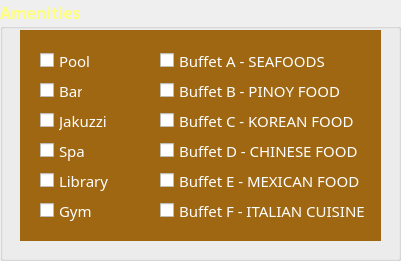
  <widget class="QGroupBox" name="groupBox_3">
   <property name="geometry">
    <rect>
     <x>20</x>
     <y>300</y>
     <width>401</width>
     <height>261</height>
    </rect>
   </property>
   <property name="palette">
    <palette>
     <active>
      <colorrole role="WindowText">
       <brush brushstyle="SolidPattern">
        <color alpha="255">
         <red>255</red>
         <green>255</green>
         <blue>127</blue>
        </color>
       </brush>
      </colorrole>
     </active>
     <inactive>
      <colorrole role="WindowText">
       <brush brushstyle="SolidPattern">
        <color alpha="255">
         <red>255</red>
         <green>255</green>
         <blue>127</blue>
        </color>
       </brush>
      </colorrole>
     </inactive>
     <disabled>
      <colorrole role="WindowText">
       <brush brushstyle="SolidPattern">
        <color alpha="255">
         <red>120</red>
         <green>120</green>
         <blue>120</blue>
        </color>
       </brush>
      </colorrole>
     </disabled>
    </palette>
   </property>
   <property name="font">
    <font>
     <family>Century Gothic</family>
     <pointsize>12</pointsize>
     <weight>75</weight>
     <bold>true</bold>
    </font>
   </property>
   <property name="title">
    <string>Amenities</string>
   </property>
   <widget class="QLabel" name="label_11">
    <property name="geometry">
     <rect>
      <x>20</x>
      <y>30</y>
      <width>361</width>
      <height>211</height>
     </rect>
    </property>
    <property name="palette">
     <palette>
      <active>
       <colorrole role="Base">
        <brush brushstyle="SolidPattern">
         <color alpha="255">
          <red>255</red>
          <green>255</green>
          <blue>255</blue>
         </color>
        </brush>
       </colorrole>
       <colorrole role="Window">
        <brush brushstyle="SolidPattern">
         <color alpha="255">
          <red>159</red>
          <green>103</green>
          <blue>18</blue>
         </color>
        </brush>
       </colorrole>
      </active>
      <inactive>
       <colorrole role="Base">
        <brush brushstyle="SolidPattern">
         <color alpha="255">
          <red>255</red>
          <green>255</green>
          <blue>255</blue>
         </color>
        </brush>
       </colorrole>
       <colorrole role="Window">
        <brush brushstyle="SolidPattern">
         <color alpha="255">
          <red>159</red>
          <green>103</green>
          <blue>18</blue>
         </color>
        </brush>
       </colorrole>
      </inactive>
      <disabled>
       <colorrole role="Base">
        <brush brushstyle="SolidPattern">
         <color alpha="255">
          <red>159</red>
          <green>103</green>
          <blue>18</blue>
         </color>
        </brush>
       </colorrole>
       <colorrole role="Window">
        <brush brushstyle="SolidPattern">
         <color alpha="255">
          <red>159</red>
          <green>103</green>
          <blue>18</blue>
         </color>
        </brush>
       </colorrole>
      </disabled>
     </palette>
    </property>
    <property name="autoFillBackground">
     <bool>true</bool>
    </property>
    <property name="text">
     <string/>
    </property>
   </widget>
   <widget class="QCheckBox" name="cbBar">
    <property name="geometry">
     <rect>
      <x>40</x>
      <y>80</y>
      <width>43</width>
      <height>21</height>
     </rect>
    </property>
    <property name="palette">
     <palette>
      <active>
       <colorrole role="WindowText">
        <brush brushstyle="SolidPattern">
         <color alpha="255">
          <red>255</red>
          <green>255</green>
          <blue>255</blue>
         </color>
        </brush>
       </colorrole>
      </active>
      <inactive>
       <colorrole role="WindowText">
        <brush brushstyle="SolidPattern">
         <color alpha="255">
          <red>255</red>
          <green>255</green>
          <blue>255</blue>
         </color>
        </brush>
       </colorrole>
      </inactive>
      <disabled>
       <colorrole role="WindowText">
        <brush brushstyle="SolidPattern">
         <color alpha="255">
          <red>120</red>
          <green>120</green>
          <blue>120</blue>
         </color>
        </brush>
       </colorrole>
      </disabled>
     </palette>
    </property>
    <property name="font">
     <font>
      <family>Century Gothic</family>
      <pointsize>11</pointsize>
      <weight>50</weight>
      <bold>false</bold>
     </font>
    </property>
    <property name="text">
     <string>Bar</string>
    </property>
   </widget>
   <widget class="QCheckBox" name="cbPool">
    <property name="geometry">
     <rect>
      <x>40</x>
      <y>50</y>
      <width>52</width>
      <height>21</height>
     </rect>
    </property>
    <property name="palette">
     <palette>
      <active>
       <colorrole role="WindowText">
        <brush brushstyle="SolidPattern">
         <color alpha="255">
          <red>255</red>
          <green>255</green>
          <blue>255</blue>
         </color>
        </brush>
       </colorrole>
      </active>
      <inactive>
       <colorrole role="WindowText">
        <brush brushstyle="SolidPattern">
         <color alpha="255">
          <red>255</red>
          <green>255</green>
          <blue>255</blue>
         </color>
        </brush>
       </colorrole>
      </inactive>
      <disabled>
       <colorrole role="WindowText">
        <brush brushstyle="SolidPattern">
         <color alpha="255">
          <red>120</red>
          <green>120</green>
          <blue>120</blue>
         </color>
        </brush>
       </colorrole>
      </disabled>
     </palette>
    </property>
    <property name="font">
     <font>
      <family>Century Gothic</family>
      <pointsize>11</pointsize>
      <weight>50</weight>
      <bold>false</bold>
     </font>
    </property>
    <property name="text">
     <string>Pool</string>
    </property>
   </widget>
   <widget class="QCheckBox" name="cbGym">
    <property name="geometry">
     <rect>
      <x>40</x>
      <y>200</y>
      <width>53</width>
      <height>21</height>
     </rect>
    </property>
    <property name="palette">
     <palette>
      <active>
       <colorrole role="WindowText">
        <brush brushstyle="SolidPattern">
         <color alpha="255">
          <red>255</red>
          <green>255</green>
          <blue>255</blue>
         </color>
        </brush>
       </colorrole>
      </active>
      <inactive>
       <colorrole role="WindowText">
        <brush brushstyle="SolidPattern">
         <color alpha="255">
          <red>255</red>
          <green>255</green>
          <blue>255</blue>
         </color>
        </brush>
       </colorrole>
      </inactive>
      <disabled>
       <colorrole role="WindowText">
        <brush brushstyle="SolidPattern">
         <color alpha="255">
          <red>120</red>
          <green>120</green>
          <blue>120</blue>
         </color>
        </brush>
       </colorrole>
      </disabled>
     </palette>
    </property>
    <property name="font">
     <font>
      <family>Century Gothic</family>
      <pointsize>11</pointsize>
      <weight>50</weight>
      <bold>false</bold>
     </font>
    </property>
    <property name="text">
     <string>Gym</string>
    </property>
   </widget>
   <widget class="QCheckBox" name="cbSpa">
    <property name="geometry">
     <rect>
      <x>40</x>
      <y>140</y>
      <width>50</width>
      <height>21</height>
     </rect>
    </property>
    <property name="palette">
     <palette>
      <active>
       <colorrole role="WindowText">
        <brush brushstyle="SolidPattern">
         <color alpha="255">
          <red>255</red>
          <green>255</green>
          <blue>255</blue>
         </color>
        </brush>
       </colorrole>
      </active>
      <inactive>
       <colorrole role="WindowText">
        <brush brushstyle="SolidPattern">
         <color alpha="255">
          <red>255</red>
          <green>255</green>
          <blue>255</blue>
         </color>
        </brush>
       </colorrole>
      </inactive>
      <disabled>
       <colorrole role="WindowText">
        <brush brushstyle="SolidPattern">
         <color alpha="255">
          <red>120</red>
          <green>120</green>
          <blue>120</blue>
         </color>
        </brush>
       </colorrole>
      </disabled>
     </palette>
    </property>
    <property name="font">
     <font>
      <family>Century Gothic</family>
      <pointsize>11</pointsize>
      <weight>50</weight>
      <bold>false</bold>
     </font>
    </property>
    <property name="text">
     <string>Spa</string>
    </property>
   </widget>
   <widget class="QCheckBox" name="cbLibrary">
    <property name="geometry">
     <rect>
      <x>40</x>
      <y>170</y>
      <width>81</width>
      <height>21</height>
     </rect>
    </property>
    <property name="palette">
     <palette>
      <active>
       <colorrole role="WindowText">
        <brush brushstyle="SolidPattern">
         <color alpha="255">
          <red>255</red>
          <green>255</green>
          <blue>255</blue>
         </color>
        </brush>
       </colorrole>
      </active>
      <inactive>
       <colorrole role="WindowText">
        <brush brushstyle="SolidPattern">
         <color alpha="255">
          <red>255</red>
          <green>255</green>
          <blue>255</blue>
         </color>
        </brush>
       </colorrole>
      </inactive>
      <disabled>
       <colorrole role="WindowText">
        <brush brushstyle="SolidPattern">
         <color alpha="255">
          <red>120</red>
          <green>120</green>
          <blue>120</blue>
         </color>
        </brush>
       </colorrole>
      </disabled>
     </palette>
    </property>
    <property name="font">
     <font>
      <family>Century Gothic</family>
      <pointsize>11</pointsize>
      <weight>50</weight>
      <bold>false</bold>
     </font>
    </property>
    <property name="text">
     <string>Library</string>
    </property>
   </widget>
   <widget class="QCheckBox" name="cbA">
    <property name="geometry">
     <rect>
      <x>160</x>
      <y>50</y>
      <width>181</width>
      <height>21</height>
     </rect>
    </property>
    <property name="palette">
     <palette>
      <active>
       <colorrole role="WindowText">
        <brush brushstyle="SolidPattern">
         <color alpha="255">
          <red>255</red>
          <green>255</green>
          <blue>255</blue>
         </color>
        </brush>
       </colorrole>
      </active>
      <inactive>
       <colorrole role="WindowText">
        <brush brushstyle="SolidPattern">
         <color alpha="255">
          <red>255</red>
          <green>255</green>
          <blue>255</blue>
         </color>
        </brush>
       </colorrole>
      </inactive>
      <disabled>
       <colorrole role="WindowText">
        <brush brushstyle="SolidPattern">
         <color alpha="255">
          <red>120</red>
          <green>120</green>
          <blue>120</blue>
         </color>
        </brush>
       </colorrole>
      </disabled>
     </palette>
    </property>
    <property name="font">
     <font>
      <family>Century Gothic</family>
      <pointsize>11</pointsize>
      <weight>50</weight>
      <bold>false</bold>
     </font>
    </property>
    <property name="text">
     <string>Buffet A - SEAFOODS</string>
    </property>
   </widget>
   <widget class="QCheckBox" name="cbB">
    <property name="geometry">
     <rect>
      <x>160</x>
      <y>80</y>
      <width>191</width>
      <height>21</height>
     </rect>
    </property>
    <property name="palette">
     <palette>
      <active>
       <colorrole role="WindowText">
        <brush brushstyle="SolidPattern">
         <color alpha="255">
          <red>255</red>
          <green>255</green>
          <blue>255</blue>
         </color>
        </brush>
       </colorrole>
      </active>
      <inactive>
       <colorrole role="WindowText">
        <brush brushstyle="SolidPattern">
         <color alpha="255">
          <red>255</red>
          <green>255</green>
          <blue>255</blue>
         </color>
        </brush>
       </colorrole>
      </inactive>
      <disabled>
       <colorrole role="WindowText">
        <brush brushstyle="SolidPattern">
         <color alpha="255">
          <red>120</red>
          <green>120</green>
          <blue>120</blue>
         </color>
        </brush>
       </colorrole>
      </disabled>
     </palette>
    </property>
    <property name="font">
     <font>
      <family>Century Gothic</family>
      <pointsize>11</pointsize>
      <weight>50</weight>
      <bold>false</bold>
     </font>
    </property>
    <property name="text">
     <string>Buffet B - PINOY FOOD</string>
    </property>
   </widget>
   <widget class="QCheckBox" name="cbC">
    <property name="geometry">
     <rect>
      <x>160</x>
      <y>110</y>
      <width>211</width>
      <height>21</height>
     </rect>
    </property>
    <property name="palette">
     <palette>
      <active>
       <colorrole role="WindowText">
        <brush brushstyle="SolidPattern">
         <color alpha="255">
          <red>255</red>
          <green>255</green>
          <blue>255</blue>
         </color>
        </brush>
       </colorrole>
      </active>
      <inactive>
       <colorrole role="WindowText">
        <brush brushstyle="SolidPattern">
         <color alpha="255">
          <red>255</red>
          <green>255</green>
          <blue>255</blue>
         </color>
        </brush>
       </colorrole>
      </inactive>
      <disabled>
       <colorrole role="WindowText">
        <brush brushstyle="SolidPattern">
         <color alpha="255">
          <red>120</red>
          <green>120</green>
          <blue>120</blue>
         </color>
        </brush>
       </colorrole>
      </disabled>
     </palette>
    </property>
    <property name="font">
     <font>
      <family>Century Gothic</family>
      <pointsize>11</pointsize>
      <weight>50</weight>
      <bold>false</bold>
     </font>
    </property>
    <property name="text">
     <string>Buffet C - KOREAN FOOD</string>
    </property>
   </widget>
   <widget class="QCheckBox" name="cbJakuzzi">
    <property name="geometry">
     <rect>
      <x>40</x>
      <y>110</y>
      <width>81</width>
      <height>21</height>
     </rect>
    </property>
    <property name="palette">
     <palette>
      <active>
       <colorrole role="WindowText">
        <brush brushstyle="SolidPattern">
         <color alpha="255">
          <red>255</red>
          <green>255</green>
          <blue>255</blue>
         </color>
        </brush>
       </colorrole>
      </active>
      <inactive>
       <colorrole role="WindowText">
        <brush brushstyle="SolidPattern">
         <color alpha="255">
          <red>255</red>
          <green>255</green>
          <blue>255</blue>
         </color>
        </brush>
       </colorrole>
      </inactive>
      <disabled>
       <colorrole role="WindowText">
        <brush brushstyle="SolidPattern">
         <color alpha="255">
          <red>120</red>
          <green>120</green>
          <blue>120</blue>
         </color>
        </brush>
       </colorrole>
      </disabled>
     </palette>
    </property>
    <property name="font">
     <font>
      <family>Century Gothic</family>
      <pointsize>11</pointsize>
      <weight>50</weight>
      <bold>false</bold>
     </font>
    </property>
    <property name="text">
     <string>Jakuzzi</string>
    </property>
   </widget>
   <widget class="QCheckBox" name="cbD">
    <property name="geometry">
     <rect>
      <x>160</x>
      <y>140</y>
      <width>211</width>
      <height>21</height>
     </rect>
    </property>
    <property name="palette">
     <palette>
      <active>
       <colorrole role="WindowText">
        <brush brushstyle="SolidPattern">
         <color alpha="255">
          <red>255</red>
          <green>255</green>
          <blue>255</blue>
         </color>
        </brush>
       </colorrole>
      </active>
      <inactive>
       <colorrole role="WindowText">
        <brush brushstyle="SolidPattern">
         <color alpha="255">
          <red>255</red>
          <green>255</green>
          <blue>255</blue>
         </color>
        </brush>
       </colorrole>
      </inactive>
      <disabled>
       <colorrole role="WindowText">
        <brush brushstyle="SolidPattern">
         <color alpha="255">
          <red>120</red>
          <green>120</green>
          <blue>120</blue>
         </color>
        </brush>
       </colorrole>
      </disabled>
     </palette>
    </property>
    <property name="font">
     <font>
      <family>Century Gothic</family>
      <pointsize>11</pointsize>
      <weight>50</weight>
      <bold>false</bold>
     </font>
    </property>
    <property name="text">
     <string>Buffet D - CHINESE FOOD</string>
    </property>
   </widget>
   <widget class="QCheckBox" name="cbE">
    <property name="geometry">
     <rect>
      <x>160</x>
      <y>170</y>
      <width>211</width>
      <height>21</height>
     </rect>
    </property>
    <property name="palette">
     <palette>
      <active>
       <colorrole role="WindowText">
        <brush brushstyle="SolidPattern">
         <color alpha="255">
          <red>255</red>
          <green>255</green>
          <blue>255</blue>
         </color>
        </brush>
       </colorrole>
      </active>
      <inactive>
       <colorrole role="WindowText">
        <brush brushstyle="SolidPattern">
         <color alpha="255">
          <red>255</red>
          <green>255</green>
          <blue>255</blue>
         </color>
        </brush>
       </colorrole>
      </inactive>
      <disabled>
       <colorrole role="WindowText">
        <brush brushstyle="SolidPattern">
         <color alpha="255">
          <red>120</red>
          <green>120</green>
          <blue>120</blue>
         </color>
        </brush>
       </colorrole>
      </disabled>
     </palette>
    </property>
    <property name="font">
     <font>
      <family>Century Gothic</family>
      <pointsize>11</pointsize>
      <weight>50</weight>
      <bold>false</bold>
     </font>
    </property>
    <property name="text">
     <string>Buffet E - MEXICAN FOOD</string>
    </property>
   </widget>
   <widget class="QCheckBox" name="cbF">
    <property name="geometry">
     <rect>
      <x>160</x>
      <y>200</y>
      <width>211</width>
      <height>21</height>
     </rect>
    </property>
    <property name="palette">
     <palette>
      <active>
       <colorrole role="WindowText">
        <brush brushstyle="SolidPattern">
         <color alpha="255">
          <red>255</red>
          <green>255</green>
          <blue>255</blue>
         </color>
        </brush>
       </colorrole>
      </active>
      <inactive>
       <colorrole role="WindowText">
        <brush brushstyle="SolidPattern">
         <color alpha="255">
          <red>255</red>
          <green>255</green>
          <blue>255</blue>
         </color>
        </brush>
       </colorrole>
      </inactive>
      <disabled>
       <colorrole role="WindowText">
        <brush brushstyle="SolidPattern">
         <color alpha="255">
          <red>120</red>
          <green>120</green>
          <blue>120</blue>
         </color>
        </brush>
       </colorrole>
      </disabled>
     </palette>
    </property>
    <property name="font">
     <font>
      <family>Century Gothic</family>
      <pointsize>11</pointsize>
      <weight>50</weight>
      <bold>false</bold>
     </font>
    </property>
    <property name="text">
     <string>Buffet F - ITALIAN CUISINE</string>
    </property>
   </widget>
  </widget>
